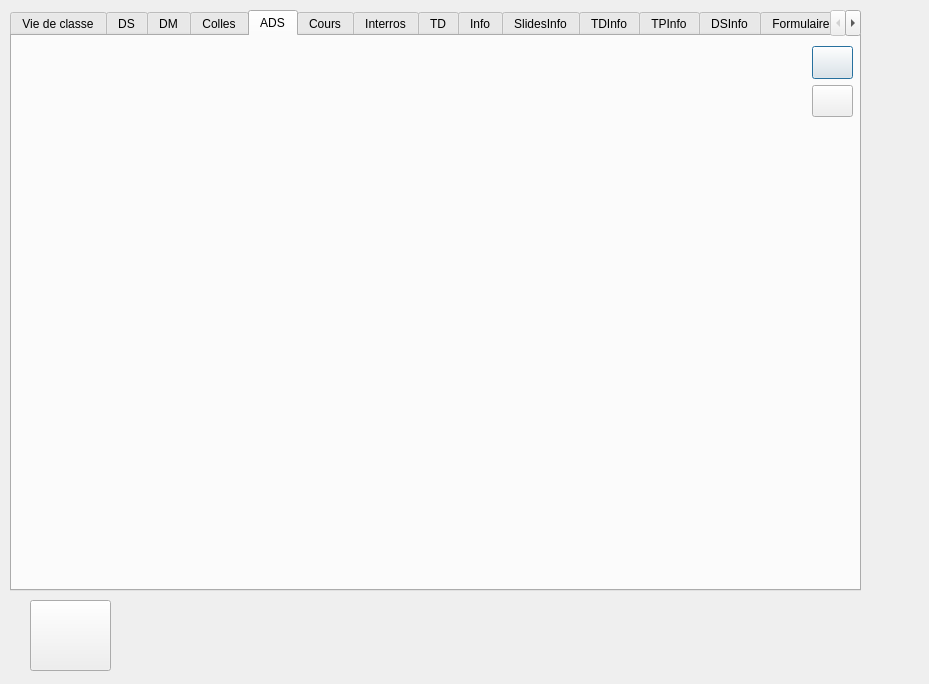
<?xml version="1.0" encoding="UTF-8"?>
<ui version="4.0">
 <class>WebSite</class>
 <widget class="QDialog" name="WebSite">
  <property name="geometry">
   <rect>
    <x>0</x>
    <y>0</y>
    <width>929</width>
    <height>684</height>
   </rect>
  </property>
  <property name="windowTitle">
   <string>Dialog</string>
  </property>
  <widget class="QTabWidget" name="tabs">
   <property name="geometry">
    <rect>
     <x>10</x>
     <y>10</y>
     <width>851</width>
     <height>581</height>
    </rect>
   </property>
   <property name="currentIndex">
    <number>4</number>
   </property>
   <widget class="QWidget" name="tabVieclasse">
    <attribute name="title">
     <string>Vie de classe</string>
    </attribute>
    <widget class="QWidget" name="gridLayoutWidget_15">
     <property name="geometry">
      <rect>
       <x>10</x>
       <y>10</y>
       <width>821</width>
       <height>541</height>
      </rect>
     </property>
     <layout class="QGridLayout" name="formVieclasse"/>
    </widget>
   </widget>
   <widget class="QWidget" name="tabDS">
    <attribute name="title">
     <string>DS</string>
    </attribute>
    <widget class="QWidget" name="gridLayoutWidget_3">
     <property name="geometry">
      <rect>
       <x>10</x>
       <y>10</y>
       <width>821</width>
       <height>541</height>
      </rect>
     </property>
     <layout class="QGridLayout" name="formDS"/>
    </widget>
   </widget>
   <widget class="QWidget" name="tabDM">
    <attribute name="title">
     <string>DM</string>
    </attribute>
    <widget class="QWidget" name="gridLayoutWidget">
     <property name="geometry">
      <rect>
       <x>10</x>
       <y>10</y>
       <width>821</width>
       <height>541</height>
      </rect>
     </property>
     <layout class="QGridLayout" name="formDM" rowminimumheight="0" columnminimumwidth="0">
      <property name="sizeConstraint">
       <enum>QLayout::SetNoConstraint</enum>
      </property>
      <property name="spacing">
       <number>6</number>
      </property>
     </layout>
    </widget>
   </widget>
   <widget class="QWidget" name="tabColles">
    <attribute name="title">
     <string>Colles</string>
    </attribute>
    <widget class="QWidget" name="gridLayoutWidget_2">
     <property name="geometry">
      <rect>
       <x>10</x>
       <y>10</y>
       <width>821</width>
       <height>541</height>
      </rect>
     </property>
     <layout class="QGridLayout" name="formColles"/>
    </widget>
   </widget>
   <widget class="QWidget" name="tabADS">
    <attribute name="title">
     <string>ADS</string>
    </attribute>
    <widget class="QWidget" name="verticalLayoutWidget">
     <property name="geometry">
      <rect>
       <x>800</x>
       <y>10</y>
       <width>41</width>
       <height>71</height>
      </rect>
     </property>
     <layout class="QVBoxLayout" name="buttonsADS">
      <property name="spacing">
       <number>6</number>
      </property>
      <item>
       <widget class="QPushButton" name="addADSButton">
        <property name="sizePolicy">
         <sizepolicy hsizetype="Minimum" vsizetype="Expanding">
          <horstretch>0</horstretch>
          <verstretch>0</verstretch>
         </sizepolicy>
        </property>
        <property name="text">
         <string/>
        </property>
        <property name="iconSize">
         <size>
          <width>32</width>
          <height>32</height>
         </size>
        </property>
       </widget>
      </item>
      <item>
       <widget class="QPushButton" name="removeADSButton">
        <property name="sizePolicy">
         <sizepolicy hsizetype="Minimum" vsizetype="Expanding">
          <horstretch>0</horstretch>
          <verstretch>0</verstretch>
         </sizepolicy>
        </property>
        <property name="text">
         <string/>
        </property>
        <property name="iconSize">
         <size>
          <width>32</width>
          <height>32</height>
         </size>
        </property>
       </widget>
      </item>
     </layout>
    </widget>
    <widget class="QWidget" name="gridLayoutWidget_8">
     <property name="geometry">
      <rect>
       <x>10</x>
       <y>10</y>
       <width>781</width>
       <height>541</height>
      </rect>
     </property>
     <layout class="QGridLayout" name="formADS"/>
    </widget>
   </widget>
   <widget class="QWidget" name="tabCours">
    <attribute name="title">
     <string>Cours</string>
    </attribute>
    <widget class="QWidget" name="gridLayoutWidget_4">
     <property name="geometry">
      <rect>
       <x>10</x>
       <y>10</y>
       <width>821</width>
       <height>541</height>
      </rect>
     </property>
     <layout class="QGridLayout" name="formCours"/>
    </widget>
   </widget>
   <widget class="QWidget" name="tabInterros">
    <attribute name="title">
     <string>Interros</string>
    </attribute>
    <widget class="QWidget" name="gridLayoutWidget_5">
     <property name="geometry">
      <rect>
       <x>10</x>
       <y>10</y>
       <width>821</width>
       <height>541</height>
      </rect>
     </property>
     <layout class="QGridLayout" name="formInterros"/>
    </widget>
   </widget>
   <widget class="QWidget" name="tabTD">
    <attribute name="title">
     <string>TD</string>
    </attribute>
    <widget class="QWidget" name="gridLayoutWidget_6">
     <property name="geometry">
      <rect>
       <x>10</x>
       <y>10</y>
       <width>821</width>
       <height>541</height>
      </rect>
     </property>
     <layout class="QGridLayout" name="formTD"/>
    </widget>
   </widget>
   <widget class="QWidget" name="tabInfo">
    <attribute name="title">
     <string>Info</string>
    </attribute>
    <widget class="QWidget" name="gridLayoutWidget_7">
     <property name="geometry">
      <rect>
       <x>10</x>
       <y>10</y>
       <width>821</width>
       <height>541</height>
      </rect>
     </property>
     <layout class="QGridLayout" name="formInfo"/>
    </widget>
   </widget>
   <widget class="QWidget" name="tabSlidesInfo">
    <attribute name="title">
     <string>SlidesInfo</string>
    </attribute>
    <widget class="QWidget" name="gridLayoutWidget_13">
     <property name="geometry">
      <rect>
       <x>10</x>
       <y>10</y>
       <width>821</width>
       <height>541</height>
      </rect>
     </property>
     <layout class="QGridLayout" name="formSlidesInfo"/>
    </widget>
   </widget>
   <widget class="QWidget" name="tabTDInfo">
    <attribute name="title">
     <string>TDInfo</string>
    </attribute>
    <widget class="QWidget" name="gridLayoutWidget_11">
     <property name="geometry">
      <rect>
       <x>10</x>
       <y>10</y>
       <width>821</width>
       <height>541</height>
      </rect>
     </property>
     <layout class="QGridLayout" name="formTDInfo"/>
    </widget>
   </widget>
   <widget class="QWidget" name="tabTPInfo">
    <attribute name="title">
     <string>TPInfo</string>
    </attribute>
    <widget class="QWidget" name="gridLayoutWidget_12">
     <property name="geometry">
      <rect>
       <x>10</x>
       <y>10</y>
       <width>821</width>
       <height>541</height>
      </rect>
     </property>
     <layout class="QGridLayout" name="formTPInfo"/>
    </widget>
   </widget>
   <widget class="QWidget" name="tabDSInfo">
    <attribute name="title">
     <string>DSInfo</string>
    </attribute>
    <widget class="QWidget" name="gridLayoutWidget_14">
     <property name="geometry">
      <rect>
       <x>10</x>
       <y>10</y>
       <width>821</width>
       <height>541</height>
      </rect>
     </property>
     <layout class="QGridLayout" name="formDSInfo"/>
    </widget>
   </widget>
   <widget class="QWidget" name="tabFormulaires">
    <attribute name="title">
     <string>Formulaires</string>
    </attribute>
    <widget class="QWidget" name="gridLayoutWidget_9">
     <property name="geometry">
      <rect>
       <x>10</x>
       <y>10</y>
       <width>821</width>
       <height>541</height>
      </rect>
     </property>
     <layout class="QGridLayout" name="formFormulaires"/>
    </widget>
   </widget>
   <widget class="QWidget" name="tabAnimations">
    <attribute name="title">
     <string>Animations</string>
    </attribute>
    <widget class="QWidget" name="gridLayoutWidget_10">
     <property name="geometry">
      <rect>
       <x>10</x>
       <y>10</y>
       <width>781</width>
       <height>541</height>
      </rect>
     </property>
     <layout class="QGridLayout" name="formAnimations"/>
    </widget>
    <widget class="QWidget" name="verticalLayoutWidget_2">
     <property name="geometry">
      <rect>
       <x>800</x>
       <y>10</y>
       <width>41</width>
       <height>71</height>
      </rect>
     </property>
     <layout class="QVBoxLayout" name="buttonsAnimations">
      <property name="spacing">
       <number>6</number>
      </property>
      <item>
       <widget class="QPushButton" name="addAnimationsButton">
        <property name="sizePolicy">
         <sizepolicy hsizetype="Minimum" vsizetype="Expanding">
          <horstretch>0</horstretch>
          <verstretch>0</verstretch>
         </sizepolicy>
        </property>
        <property name="text">
         <string/>
        </property>
        <property name="iconSize">
         <size>
          <width>32</width>
          <height>32</height>
         </size>
        </property>
       </widget>
      </item>
      <item>
       <widget class="QPushButton" name="removeAnimationsButton">
        <property name="sizePolicy">
         <sizepolicy hsizetype="Minimum" vsizetype="Expanding">
          <horstretch>0</horstretch>
          <verstretch>0</verstretch>
         </sizepolicy>
        </property>
        <property name="text">
         <string/>
        </property>
        <property name="iconSize">
         <size>
          <width>32</width>
          <height>32</height>
         </size>
        </property>
       </widget>
      </item>
     </layout>
    </widget>
   </widget>
  </widget>
  <widget class="QPushButton" name="transferButton">
   <property name="geometry">
    <rect>
     <x>30</x>
     <y>600</y>
     <width>81</width>
     <height>71</height>
    </rect>
   </property>
   <property name="text">
    <string/>
   </property>
   <property name="iconSize">
    <size>
     <width>64</width>
     <height>64</height>
    </size>
   </property>
  </widget>
 </widget>
 <resources/>
 <connections/>
</ui>
